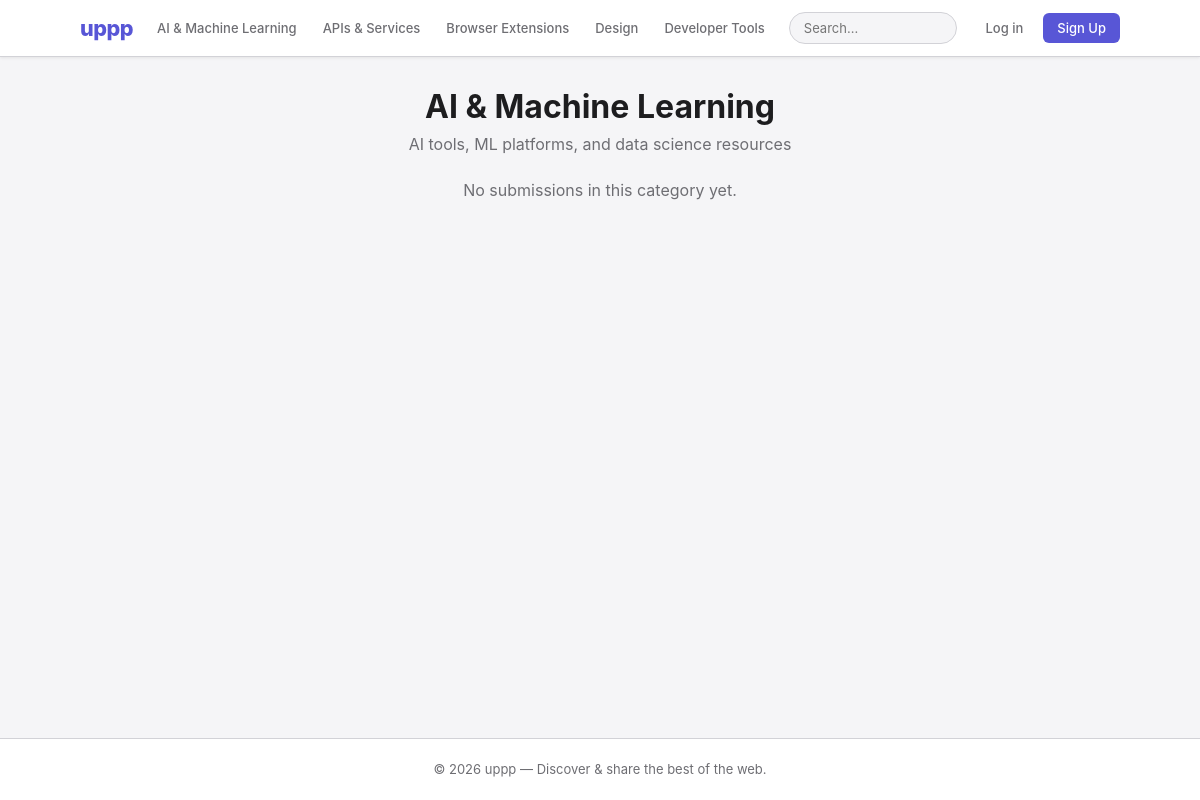
The page /category.php?slug=ai-ml on the database its author committed.
### tables this page shows
CREATE TABLE `categories` (
  `id`          int(11)      NOT NULL AUTO_INCREMENT,
  `name`        varchar(100) NOT NULL,
  `slug`        varchar(100) NOT NULL,
  `description` text         DEFAULT NULL,
  PRIMARY KEY (`id`),
  UNIQUE KEY `name` (`name`),
  UNIQUE KEY `slug` (`slug`)
);

### includes/functions.php (called while the page is built, shortened)
<?php
function sanitize(string $value): string {
    return htmlspecialchars(trim($value), ENT_QUOTES, 'UTF-8');
}
function get_categories(PDO $pdo): array {
    return $pdo->query('SELECT * FROM categories ORDER BY name')->fetchAll();
}

### includes/auth.php (called while the page is built, shortened)
<?php
function is_logged_in(): bool {
    return isset($_SESSION['user_id']);
}

### category.php (the view, shortened to what this page needs)
<?php
require_once 'includes/db.php';
require_once 'includes/functions.php';
require_once 'includes/auth.php';
$slug = trim($_GET['slug'] ?? '');
$stmt = $pdo->prepare('SELECT * FROM categories WHERE slug = ?');
$stmt->execute([$slug]);
$category = $stmt->fetch();
$pagination = paginate(
    $pdo,
    "SELECT COUNT(*) FROM submissions WHERE category_id = ? AND status = 'approved'",
    [$category['id']]
);
$stmt = $pdo->prepare("
    SELECT s.*, u.username, c.name AS category_name, c.slug AS category_slug,
           COALESCE(SUM(v.vote_type), 0) AS net_votes,
           (SELECT COUNT(*) FROM comments cm WHERE cm.submission_id = s.id) AS comment_count
    FROM submissions s
    JOIN users u ON s.user_id = u.id
    JOIN categories c ON s.category_id = c.id
    LEFT JOIN votes v ON v.submission_id = s.id
    WHERE s.category_id = ? AND s.status = 'approved'
    GROUP BY s.id
    ORDER BY s.created_at DESC
    LIMIT {$pagination['limit']} OFFSET {$pagination['offset']}
");
$stmt->execute([$category['id']]);
$submissions = $stmt->fetchAll();
require_once 'includes/header.php';
?>
<div style="text-align: center; margin-bottom: 20px;">
    <h1><?= sanitize($category['name']) ?></h1>
    <?php if ($category['description']): ?>
        <p style="color: var(--color-text-muted); margin-bottom: 20px;"><?= sanitize($category['description']) ?></p>
    <?php endif; ?>
</div>
<?php if (empty($submissions)): ?>
    <p style="color: var(--color-text-muted); text-align: center;">No submissions in this category yet.</p>
<?php endif; ?>
<?php require_once 'includes/footer.php'; ?>

### includes/header.php (shortened to what this page needs)
<!DOCTYPE html>
<html lang="en">
<head>
    <link rel="stylesheet" href="<?= $baseUrl ?? '' ?>assets/css/style.css">
</head>
<body>
    <nav class="navbar">
        <div class="container navbar-inner">
            <a href="<?= $baseUrl ?? '' ?>index.php" class="logo">uppp</a>
            <div class="nav-menu">
                <div class="nav-categories">
                    <?php
                    $navCategories = get_categories($pdo);
                    foreach (array_slice($navCategories, 0, 5) as $cat): ?>
                        <a href="<?= $baseUrl ?? '' ?>category.php?slug=<?= sanitize($cat['slug']) ?>"><?= sanitize($cat['name']) ?></a>
                    <?php endforeach; ?>
                </div>
                <form class="search-form" action="<?= $baseUrl ?? '' ?>search.php" method="GET">
                    <input type="text" name="q" placeholder="Search..." value="<?= sanitize($_GET['q'] ?? '') ?>">
                </form>
                <div class="nav-auth">
                    <?php if (is_logged_in()): ?>
                        <a href="<?= $baseUrl ?? '' ?>submit.php" class="btn btn-primary btn-sm">+ Submit</a>
                        <a href="<?= $baseUrl ?? '' ?>profile.php?id=<?= current_user_id() ?>" class="nav-user">
                            <span class="nav-avatar"><?= strtoupper(substr($_SESSION['username'], 0, 1)) ?></span>
                            <?= sanitize($_SESSION['username']) ?>
                        </a>
                        <?php if (is_admin()): ?>
                            <a href="<?= $baseUrl ?? '' ?>admin/" class="badge badge-primary">Admin</a>
                        <?php endif; ?>
                        <a href="<?= $baseUrl ?? '' ?>logout.php" class="nav-logout" title="Log out">
                            <svg width="18" height="18" viewBox="0 0 24 24" fill="none" stroke="currentColor" stroke-width="2" stroke-linecap="round" stroke-linejoin="round"><path d="M9 21H5a2 2 0 01-2-2V5a2 2 0 012-2h4"/><polyline points="16 17 21 12 16 7"/><line x1="21" y1="12" x2="9" y2="12"/></svg>
                        </a>
                    <?php else: ?>
                        <a href="<?= $baseUrl ?? '' ?>login.php" class="nav-login">Log in</a>
                        <a href="<?= $baseUrl ?? '' ?>register.php" class="btn btn-primary btn-sm">Sign Up</a>
                    <?php endif; ?>
                </div>
            </div>
        </div>
    </nav>
    <main class="container">

### assets/css/style.css (style rules this page uses)
*, *::before, *::after { box-sizing: border-box; margin: 0; padding: 0; }
:root { --color-bg: #f5f5f7; --color-surface: #ffffff; --color-text: #1d1d1f; --color-text-muted: #6e6e73; --color-primary: #5856d6; --color-primary-hover: #4a48c4; --color-success: #34c759; --color-error: #ff3b30; --color-warning: #ff9500; --color-border: #d2d2d7; --color-upvote: #5856d6; --color-downvote: #ff3b30; --radius: 10px; --radius-sm: 6px; --shadow: 0 1px 3px rgba(0,0,0,0.08); --shadow-lg: 0 4px 12px rgba(0,0,0,0.1); --font: -apple-system, BlinkMacSystemFont, 'Segoe UI', Roboto, sans-serif; }
body { font-family: var(--font); background: var(--color-bg); color: var(--color-text); line-height: 1.6; min-height: 100vh; display: flex; flex-direction: column; }
a { color: var(--color-primary); text-decoration: none; }
.container { max-width: 1080px; margin: 0 auto; padding: 0 20px; width: 100%; }
main.container { flex: 1; padding-top: 24px; padding-bottom: 40px; }
.navbar { background: var(--color-surface); border-bottom: 1px solid var(--color-border); padding: 0; position: sticky; top: 0; z-index: 100; box-shadow: var(--shadow); }
.navbar-inner { display: flex; align-items: center; gap: 16px; height: 56px; }
.logo { font-size: 1.35rem; font-weight: 800; color: var(--color-primary); letter-spacing: -0.5px; flex-shrink: 0; }
.nav-menu { display: flex; align-items: center; gap: 16px; flex: 1; min-width: 0; }
.nav-categories { display: flex; gap: 10px; flex-shrink: 0; }
.nav-categories a { color: var(--color-text-muted); font-size: 0.8125rem; font-weight: 500; padding: 4px 8px; border-radius: var(--radius-sm); transition: background 0.15s, color 0.15s; }
.search-form { margin-left: auto; flex: 0 1 240px; min-width: 0; }
.search-form input { padding: 7px 14px; border: 1px solid var(--color-border); border-radius: 20px; font-size: 0.8125rem; width: 100%; outline: none; transition: border-color 0.2s, box-shadow 0.2s; font-family: var(--font); background: var(--color-bg); }
.nav-auth { display: flex; align-items: center; gap: 8px; font-size: 0.8125rem; flex-shrink: 0; }
.nav-auth a { color: var(--color-text-muted); font-weight: 500; }
.nav-auth a.btn-primary { color: #fff; }
.nav-login { padding: 6px 12px; border-radius: var(--radius-sm); transition: background 0.15s; }
.btn { display: inline-block; padding: 10px 20px; border: none; border-radius: var(--radius-sm); font-size: 0.875rem; font-weight: 600; cursor: pointer; text-align: center; transition: all 0.2s; font-family: var(--font); text-decoration: none; line-height: 1.4; }
.btn-primary { background: var(--color-primary); color: #fff; }
.btn-sm { padding: 6px 14px; font-size: 0.8125rem; }

### rows shown on the page
categories: name "AI & Machine Learning", description "AI tools, ML platforms, and data science resources"
categories: name "APIs & Services"
categories: name "Browser Extensions"
categories: name "Design"
categories: name "Developer Tools"
